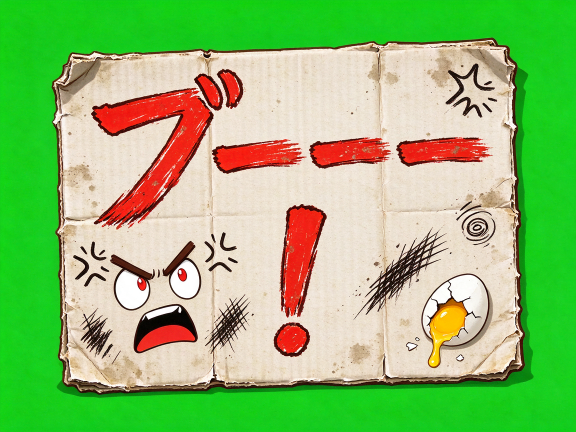
#> input picture AIQUIZ-Godot/assets/goal_stand/source/generated/sign_boo_raw.png, 1152 x 864 px, given in place of sign_word_oh_raw.png, which was not available (shown at 1/2 size)
$ python prep_word_signs.py
#> lines starting #> are read from the running program, lines starting #| are printed output that depends on the picture; pictures that were not available may be replaced by others from this repository, and a replacement may not be noted
"""Hand-drawn "OH" / "MY" / "GOT" boards held side by side by the losing team's
sign holders (they flip to these at the verdict, read left to right on screen).

Input:  source/generated/sign_word_*_raw.png  (hand-drawn, black ink on white)
Output: goal_stand_spectator_sign_{oh,my,got}.png  (loaded by GoalStand at runtime
        onto the GSP_SignBoo board; same 0.62 x 0.46 m front face as the other signs)
Run from the project root:  python assets/goal_stand/source/prep_word_signs.py
"""
from pathlib import Path

import numpy as np
from PIL import Image

HERE = Path(__file__).resolve().parent
RAW = HERE / "generated"
OUT = HERE.parent
BOARD_ASPECT = 0.62 / 0.46
WIDTH = 512
MARGIN = 0.12


def prep(word):
#> called with word = 'oh'
    im = Image.open(RAW / ("sign_word_%s_raw.png" % word)).convert("RGBA")
    flat = Image.new("RGBA", im.size, (255, 255, 255, 255))
#> flat: PIL image 1152x864 RGBA; every value is 255
    flat.alpha_composite(im)
    grey = np.asarray(flat.convert("L"))
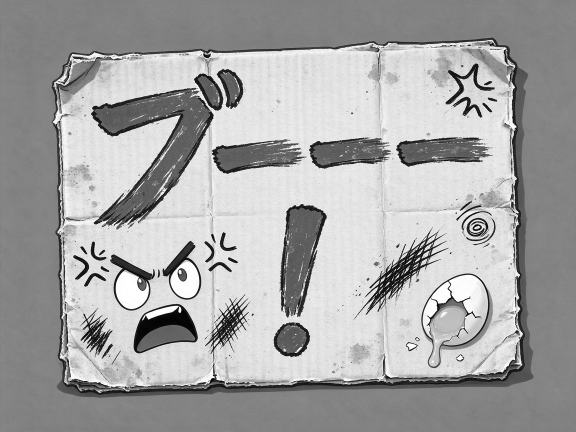
#> grey: shape (864, 1152) (shown at 1/2 size); min 0, max 255, mean 165.4
    ys, xs = np.nonzero(grey < 128)
    x0, x1, y0, y1 = xs.min(), xs.max(), ys.min(), ys.max()
#> x0 = 0; x1 = 1151; y0 = 0; y1 = 863
    w, h = (x1 - x0) * (1.0 + MARGIN * 2.0), (y1 - y0) * (1.0 + MARGIN * 2.0)
#> w = 1427.2; h = 1070.1
    if w / h < BOARD_ASPECT:
        w = h * BOARD_ASPECT
#> w = 1442.3
    else:
        h = w / BOARD_ASPECT
    cx, cy = (x0 + x1) * 0.5, (y0 + y1) * 0.5
#> cx = 575.5; cy = 431.5
    board = Image.new("RGB", (int(round(w)), int(round(h))), (255, 255, 255))
#> board: PIL image 1442x1070 RGB; every value is 255
    board.paste(flat.convert("RGB"), (int(round(w * 0.5 - cx)), int(round(h * 0.5 - cy))))
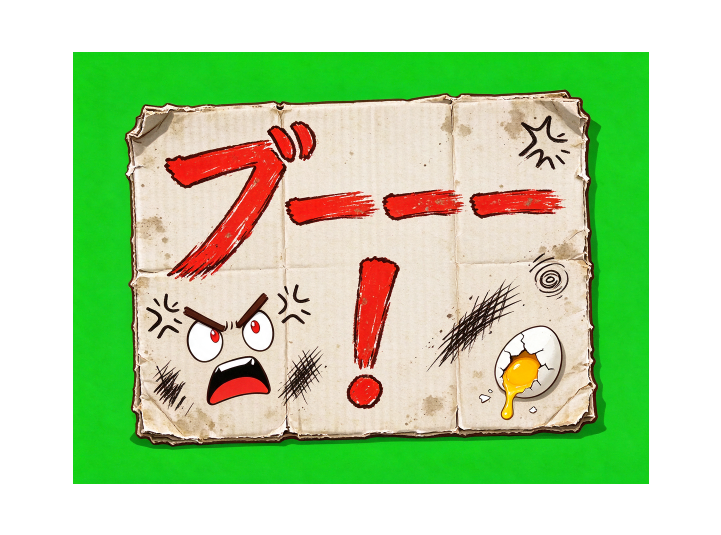
#> board: PIL image 1442x1070 RGB (shown at 1/2 size); mean R, G, B 181.9, 211.8, 162.4
    board = board.resize((WIDTH, int(round(WIDTH / BOARD_ASPECT))), Image.LANCZOS)
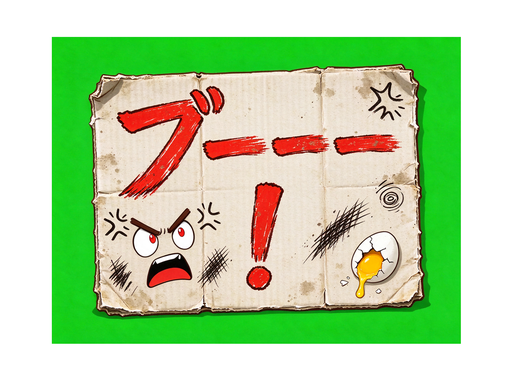
#> board: PIL image 512x380 RGB; mean R, G, B 181.8, 211.8, 162.4
    path = OUT / ("goal_stand_spectator_sign_%s.png" % word)
    board.save(path)
    return path, board.size


if __name__ == "__main__":
    for word in ("oh", "my", "got"):
        print(prep(word))
#> pass 2 of the loop `for word in ("oh", "my", "got"):`:
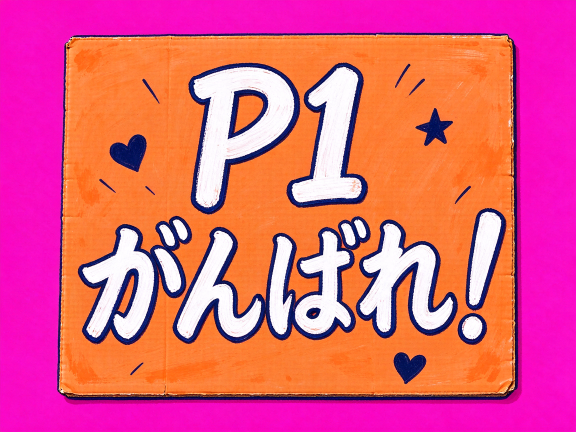
#> input picture AIQUIZ-Godot/assets/goal_stand/source/generated/sign_p1_raw.png, 1152 x 864 px, given in place of sign_word_my_raw.png, which was not available (shown at 1/2 size)
#> in prep (call 2), `grey = np.asarray(flat.convert("L"))`:
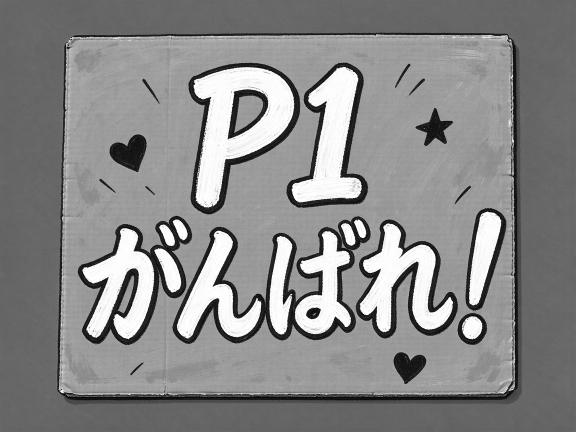
#> grey: shape (864, 1152) (shown at 1/2 size); min 0, max 255, mean 136.2
#> in prep (call 2), `w, h = (x1 - x0) * (1.0 + MARGIN * 2.0), (y1 - y0) * (1.0 + MARGIN * 2..`: w = 1427.2
#> in prep (call 2), `w = h * BOARD_ASPECT`: w = 1442.3
#> in prep (call 2), `board = board.resize((WIDTH, int(round(WIDTH / BOARD_ASPECT))), Image...`:
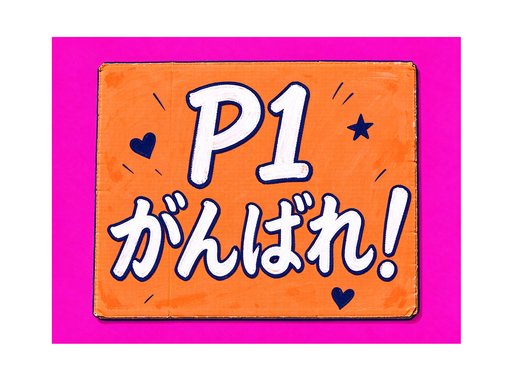
#> board: PIL image 512x380 RGB; mean R, G, B 237, 149.5, 172
#> pass 3 of the loop `for word in ("oh", "my", "got"):`:
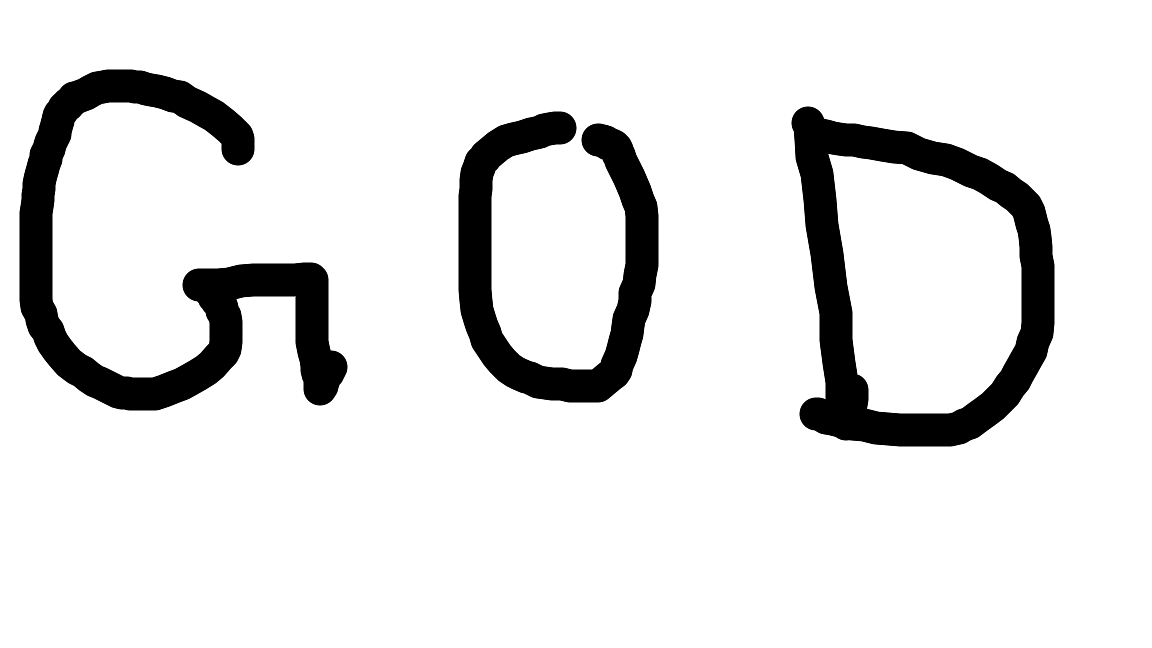
#> input picture AIQUIZ-Godot/assets/goal_stand/source/generated/sign_word_got_raw.png, 1152 x 648 px
#> in prep, im is the input picture: PIL image 1152x648 RGBA; mean R, G, B, A 225.5, 225.5, 225.5, 255
#> flat: PIL image 1152x648 RGBA; every value is 255
#> grey: shape (648, 1152)
#> x0 = 19; x1 = 1054; y0 = 69; y1 = 446
#> in prep (call 3), `w, h = (x1 - x0) * (1.0 + MARGIN * 2.0), (y1 - y0) * (1.0 + MARGIN * 2..`: w = 1283.4; h = 467.5
#> in prep (call 3), `h = w / BOARD_ASPECT`: h = 952.2
#> cx = 536.5; cy = 257.5
#> in prep (call 3), `board.paste(flat.convert("RGB"), (int(round(w * 0.5 - cx)), int(round(..`:
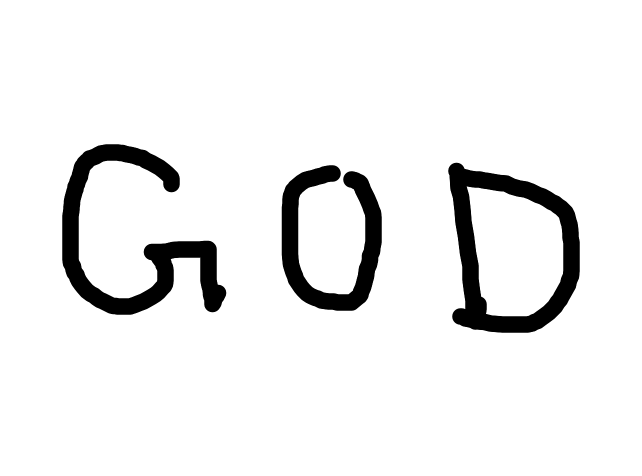
#> board: PIL image 1283x952 RGB (shown at 1/2 size); min 0, max 255, mean 237
#> in prep (call 3), `board = board.resize((WIDTH, int(round(WIDTH / BOARD_ASPECT))), Image...`:
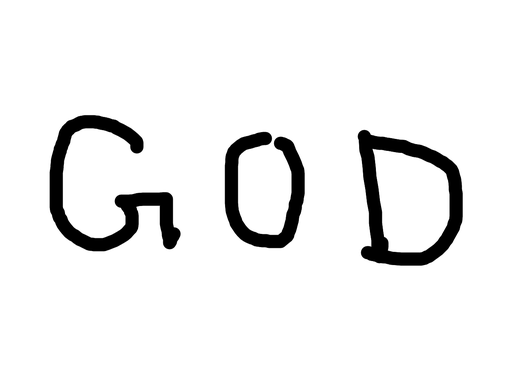
#> board: PIL image 512x380 RGB; min 0, max 255, mean 237
